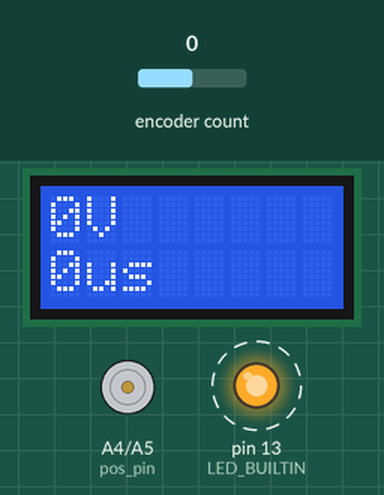
Recording of a sketch running on a simulated Arduino Nano, built with avr-gcc and run on an emulated ATmega328P. On the bench: 8×2 character LCD, motor-driver pin pairs drawn as motors (green arrow = first pin HIGH = forward, orange = second pin HIGH = backward, longer = more drive), output pins drawn as LEDs (lit = HIGH). Dashed ring = blinking. The test bench sets the inputs (shaded band); at power-on: encoder count 0.

Above: at 2.2 s.
2.3 s: encoder count set to 1
At 4.2 s:
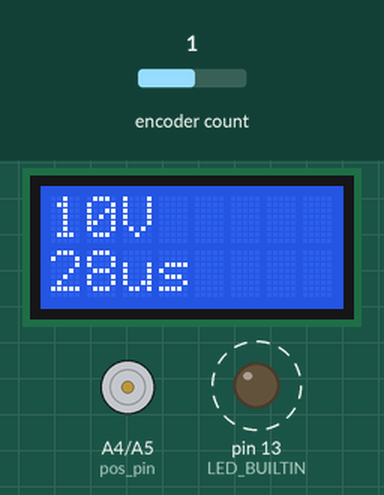
4.8 s: encoder count set to 2
At 5.4 s:
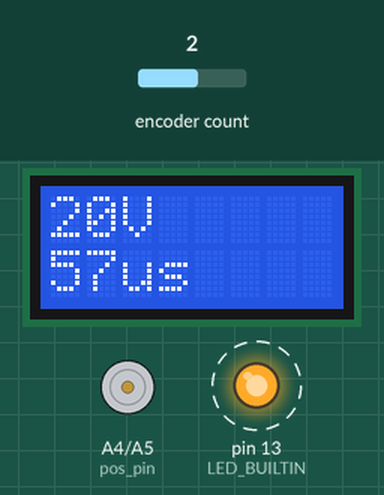
7.1 s: encoder count set to 3
At 9.9 s:
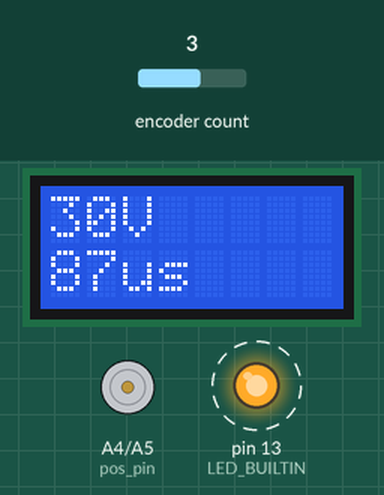
Timing chart, 0 to 15.3 s (numbered marks = the images above; inputs shaded):
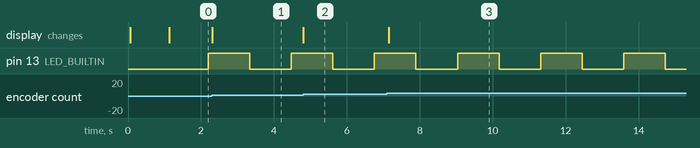

Measured:
- after the input at 2.3 s, the display: changes at once (image 1)
- after the input at 4.8 s, the display: changes at once (image 2)
- after the input at 7.1 s, the display: changes after 0.05 s (image 3)
- by itself, pin 13 (LED_BUILTIN): alternates HIGH for 1.1 s and LOW for 1.1 s

The sketch:

Pulse_Generator.ino
```cpp
//**********************************************************************//
//  Arduino pulse generator code
//
//  Outputs A4 and A5 are used to charge a coil.
//  The charge time will determine the pulse voltage.
//
//  An encoder is used to set a voltage.
//  The necessary charge time gets calculated.
//
//  The set voltage is displayed on a 8x2 LCD.
//
//  The output is set to HIGH for the calculated charge time.
//  When the output is switched back to LOW, the pulse is generated.
//
//  The coil charged by A4 will generate positive pulses,
//  the coil charged by A5 will generate negative pulses.
//
//**********************************************************************//

//--- includes ---//

  #include <math.h>
    // needed for logarithm
  #include <Encoder.h>
    // from https://github.com/PaulStoffregen/Encoder
    // -> downloaded version in pulse_generator folder
  #include <LiquidCrystal.h>
    // from https://www.arduinolibraries.info/libraries/liquid-crystal
    // -> downloaded version in pulse_generator folder

//--- initialize hardware ---//

LiquidCrystal lcd(9, 8, 5, 4, 7, 6);
  // LiquidCrystal lcd(RS, E, D4, D5, D6, D7) insert used Arduino pins here

Encoder myEnc1(2, 3);
  // insert used Arduino pins here

const int pos_pin = A4;
  // output to MAX4420 for positive pulse polarity
const int neg_pin = A5;
  // output to MAX4420 for negative pulse polarity

//--- set variables and constants ---//

long  enc_position  = 0;
  // initialize
int   pulses_per_polarity = 25;
  // number of pulses before polarity is reversed
long  pulse_delay = 1000;
  // number of milliseconds between pulses
int   disp_update = 50;
  // number of milliseconds between display updates
int   step_size = 10;
  // Volt per encoder step (variable)
  int   polarity = 1;
  // starts with positive polarity
int   pulse_number = 0;
int   blink_status = 0;

//--- setup is run once when Arduino starts ---//

void setup()
{
  lcd.begin(8, 2);
  lcd.setCursor(0, 0);
  lcd.print("Puls-gen");

  pinMode(pos_pin, OUTPUT);
  pinMode(neg_pin, OUTPUT);
  pinMode(LED_BUILTIN, OUTPUT);

  delay(1000);
}

//--- loop will run indefinitely and will create a pulse with each loop---//

void loop()
{
    //--- voltage calibration constants ---//
  double alpha = -0.0005;
    // - L/R_coil, coil charging constant
  double U_max = 700;
    // max output voltage

  int i = 0;
  int delay_time;
  int U_set;

  lcd.begin(8, 2); // neccessary in case the last pulse deactivated the display

  //--- in between pulses, the encoder is read repeatedly and the display updated ---//
  while (i++ < (pulse_delay / disp_update))
  {
    enc_position = myEnc1.read();

    if (enc_position < 0) // reset to 0 if negative encoder value
    {
      enc_position = 0;
      myEnc1.write(0);
    }
    else if ((enc_position + 2) / 4 * step_size > U_max) // reset to U_max if voltage > U_max
    {
      enc_position = 4 * ( U_max - 2) / step_size;
      myEnc1.write( 4 * ( U_max - 2) / step_size);
    }
    //--- removing noise from encoder output ---//
    enc_position = (enc_position + 2) / 4;
    //--- calculating set voltage ---//
    U_set = enc_position * step_size;

    //--- time to charge the coil for U_set ---//
    //--- charging a coil follows exponential law, thus the delay is proportional to the log ---//
    delay_time =  1/alpha * log (1.0 - (double)U_set / (U_max + 1));
    if (delay_time > 10000)
      delay_time = 10000;  // max time before capacitor depletes and current drops.

    //--- U_set and delay_time are written to display ---//
    lcd.setCursor(0, 0);
    lcd.print(polarity * U_set);
    lcd.print("V        ");
    lcd.setCursor(0, 1);
    lcd.print(delay_time);
    lcd.print("us        ");
    delay(disp_update);
  }

  if (delay_time) // not run for delay_time == 0
  {
    //--- coil charging for positive voltage ---//
    if (polarity == 1)
    {
      digitalWrite(pos_pin, HIGH);
      delayMicroseconds(delay_time);
      //delay(1000);
      digitalWrite(pos_pin, LOW);
    }
    //--- coil charging for negative voltage ---//
    else
    {
      digitalWrite(neg_pin, HIGH);
      delayMicroseconds(delay_time);
      //delay(1000);
      digitalWrite(neg_pin, LOW);
    }
  }

  //--- Arduino nano led blinks once for 2 pulses ---//
  blink_status = (blink_status + 1) % 2;
  if (blink_status % 2)
    digitalWrite(LED_BUILTIN, HIGH);
  else
    digitalWrite(LED_BUILTIN, LOW);

  //--- pulses get counted ---//
  pulse_number = (pulse_number + 1) % pulses_per_polarity;

  //--- if max pulse count reached, polarity is reversed ---//
  if (!pulse_number)
    polarity *= -1;
}
```
